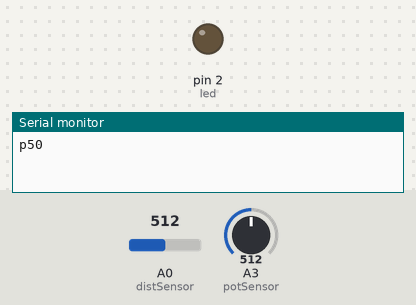
A sketch run on a simulated Arduino Uno, built with avr-gcc and run on an emulated ATmega328P. Shown: output pins drawn as LEDs (lit = HIGH), the last lines printed to the serial monitor. The inputs (shaded band) are chosen by the test bench; at power-on: A0 (distSensor) = 512, A3 (potSensor) = 512.

Above: at 1.2 s.
1.3 s: A0 (distSensor) set to 604
4.3 s: A0 (distSensor) set to 623
5.8 s: A0 (distSensor) set to 562
8.8 s: A0 (distSensor) set to 532
10.3 s: A0 (distSensor) set to 660
At 13.8 s:
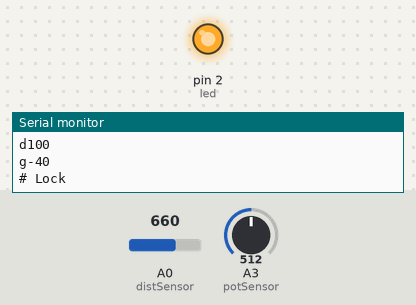
Timing chart, 0 to 18.0 s (numbered marks = the images above; inputs shaded):
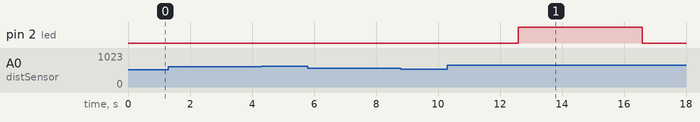

The sketch:

Application-Sketch.ino
```cpp
#include <FiniteStateMachine.h>

const int anzahlMessungen = 20; // Mittelwert wird aus 10 Werten gebildet
const int intervall = 10; // Messungen alle 10 mS, ggf. anpassen
int messungen[anzahlMessungen]; // Array fuer Messwerte
int zeiger = 0; // Zeiger des aktuellen Messwerts
int gesamtSumme = 0; // aktueller Gesamtwert
int currentValue = 0; // Mittelwert
int dieseMessung = 0; // aktueller Messwert
boolean firstSet = 0; // Flag fuer ersten Durchlauf
const int sensorPin = A0; // Sensor an Pin 0 analog
int prevValue = -1;
int distSensor = A0;
int valPotentio = 0;

// Potentiometer
int potMeasurements[anzahlMessungen];
int potPointer = 0;
int potSum = 0;
int potAvg = 0;
int potValue = 0;
boolean potStatus = 0;
int potAvgPrev = 0;
int potSensor = A3;

// States
State Wait = State(Waiting);
State Send = State(Sending);
State Lock = State(Locking);
FSM lightStateMachine = FSM(Wait);

// neuer code
const int countThreshold = 200;
const int threshold = 5;
const int thresholdWait = 20;
int lastTotalValues = 0;
int countLock = 0;
int led = 2;

void SendData();
// end neuer code

// the setup routine runs once when you press reset:
void setup() {
  // initialize serial communication at 9600 bits per second:
  Serial.begin(9600);

  pinMode(led, OUTPUT);
}

// Waiting for User Input
void Waiting() {
  //Serial.println("# Wait");

  if(prevValue != -1 && abs(prevValue - currentValue) > thresholdWait) {
    // go to ready state
    lightStateMachine.transitionTo(Send);
  }
}

// Do nothing for a few seconds
void Locking() {
  digitalWrite(led, HIGH);
  Serial.println("# Lock");
  delay(4000);

  // Reset all data
  prevValue = -1;
  currentValue = 0;
  countLock = 0;

  digitalWrite(led, LOW);
  lightStateMachine.transitionTo(Wait);
}

void Sending() {
  //Serial.println("# Send");
  // only send changes if there are any new
  if(abs(prevValue - currentValue) > threshold) {
    // reset counter
    countLock = 0;
    SendData();

    String g = "g";
    g.concat((prevValue - currentValue));
    Serial.println(g);
  } else {
    countLock++;
    // wait until user stayed for 2s in same position
    if(countLock > countThreshold) {
      lightStateMachine.transitionTo(Lock);
    }
  }
}

// the loop routine runs over and over again forever:
void loop() {
  if(!lightStateMachine.isInState(Lock)) {
    // read the input on distance sensor and potentiometer
    gesamtSumme = gesamtSumme - messungen[zeiger]; // substrahiere letzte Messung
    int readDistValue = analogRead(distSensor);
    if(readDistValue < 350) readDistValue = 350;
    if(readDistValue > 650) readDistValue = 650;

    messungen[zeiger] = map(readDistValue, 350, 650, 0, 100);
    gesamtSumme = gesamtSumme + messungen[zeiger]; // addiere Wert zur Summe
    zeiger = zeiger + 1; // zur naechsten Position im Array
    if (zeiger >= anzahlMessungen) // wenn Ende des Arrays erreicht ... zurueck zum Anfang
    {
      // Save last value
      prevValue = currentValue;
      //Serial.println(currentValue);
      zeiger = 0;
    }

    currentValue = gesamtSumme / anzahlMessungen;
  }

  // Potentiometer Equalization
  potSum = potSum - potMeasurements[potPointer];
  potMeasurements[potPointer] = analogRead(potSensor);
  potSum = potSum + potMeasurements[potPointer];
  potPointer = potPointer + 1;
  if(potPointer >= anzahlMessungen)
  {
    if(potStatus == 1) {
      if(abs(potAvgPrev - potAvg) > 10) {
        SendDataPot();
      }
    }

    potAvgPrev = potAvg;
    potStatus = 1;
    potPointer = 0;
  }

  // Calculate average for distance sensor
  potAvg = potSum / anzahlMessungen;

  // Update Statemachine
  lightStateMachine.update();

  // delay in between reads for stability
  delay(intervall);
}

// Send Stuff to unity
void SendData() {
  // Print all values
  String str ="d";
  str.concat(currentValue);
  Serial.println(str);
}

// Send Stuff to unity
void SendDataPot() {
  // Print all values
  String str ="p";
  str.concat(map(potAvg, 1, 1024, 1, 100));
  Serial.println(str);
}
```

Measured:
- after the input at 1.3 s, every drawn part: stays the same
- after the input at 4.3 s, every drawn part: stays the same
- after the input at 5.8 s, every drawn part: stays the same
- after the input at 8.8 s, every drawn part: stays the same
- after the input at 10.3 s, pin 2 (led): LOW → HIGH after 2.3 s, → LOW 4.0 s later
